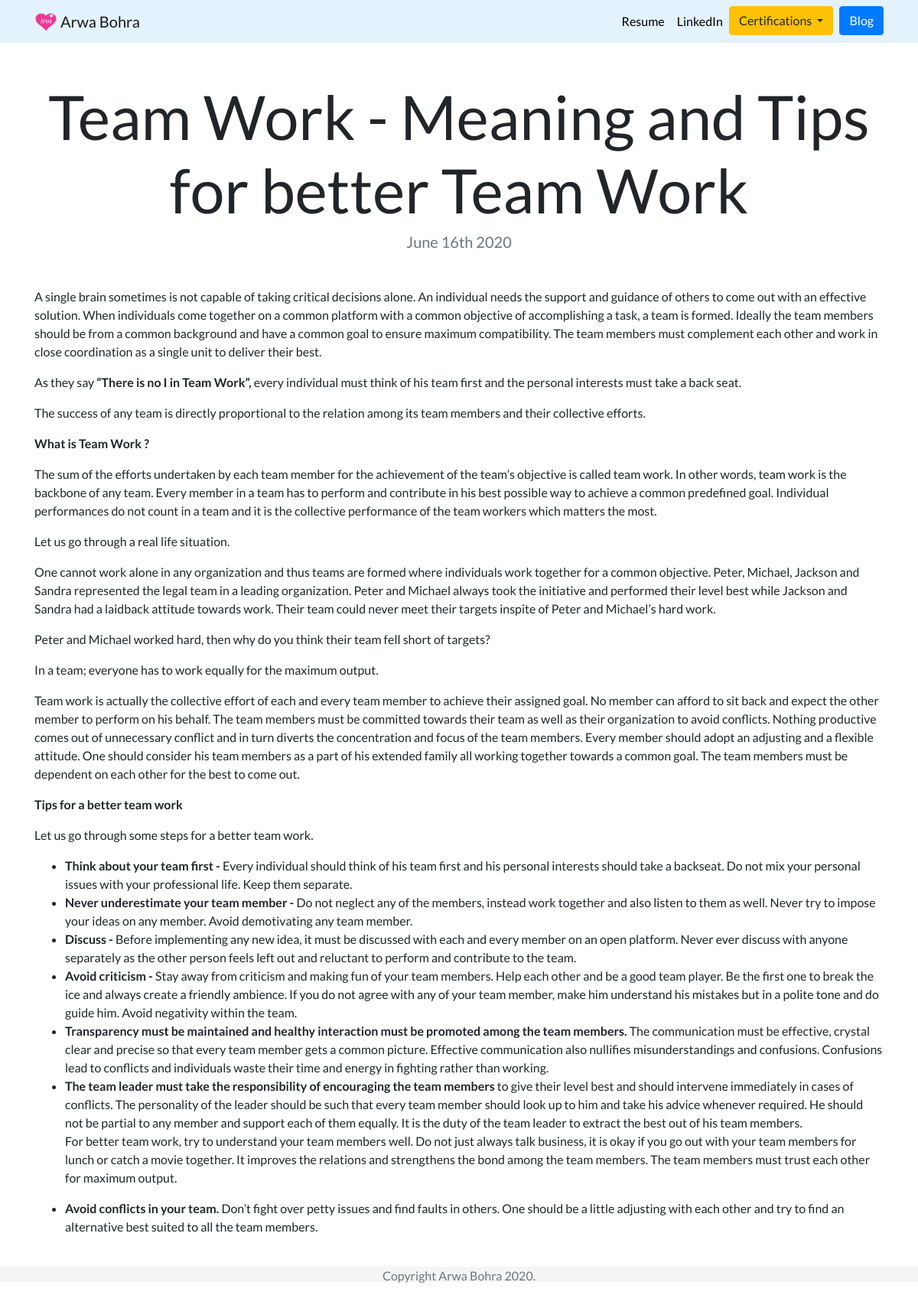
Page /blog/7/ on the committed database.
### blog/models.py (models this page shows, shortened)
class BlogApp(models.Model):
    title=models.CharField(max_length=100)
    description=models.TextField(max_length=15000)
    date = models.DateField()

### blog/views.py (the view)
# urls.py: path('<int:blog_id>/',views.detail,name='detail')
def detail(request,blog_id):
    blog=get_object_or_404(BlogApp, pk=blog_id)
    return render(request,'blogs/detail.html',{'blog':blog})

### blog/templates/blogs/detail.html
{% extends "portfolio/base.html" %}
{% load static %}
{% block content %}
<h1 class="text-center mt-5" id="blogdetailtitle">{{ blog.title }}</h1>
<h5 class="text-center text-muted mb-5">{{ blog.date|date:'F jS Y' }}</h5>
{{ blog.description|safe }}
{% endblock %}

### portfolio/static/portfolio/custom.css (style rules this page uses)
body { font-family: 'Lato', sans-serif; }
@media (min-width: 992px) { #blogdetailtitle { font-size: 5rem; } }

### rows in the picture
BlogApp: title "Team Work - Meaning and Tips for better Team Work", date "June 16th 2020", description "A single brain sometimes is not capable of taking critical decisions alone. An individual needs the support and guidance of others to come out with an effective solution. When individuals come together on a common platform with a common objective of accomplishing a task, a team is formed. Ideally the team members should be from a common background and have a common goal to ensure maximum compatibility. The team members must complement each other and work in close coordination as a single unit to deliver their best. As they say “There is no I in Team Work”, every individual must think of his team first and the personal interests must take a back seat. The success of any team is directly…"
